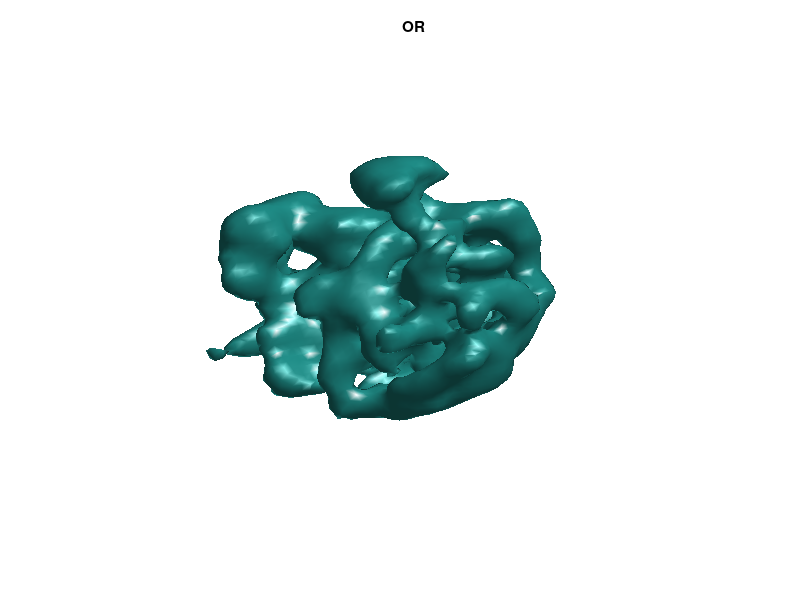

The MATLAB source for this figure: (Note: this script raises an error after producing the figure.)
%% Experiments with simulated noisy projection
clear; clc; close all



%% Generate simulated projections
% Generate 200 simulated projections of size 65x65.
% For simplicity, the projections are centered.
load cleanrib;
fname = 'cleanribw';
% volref = ReadMRC('emd_2834.map');
% fname = 'emd_2834';
figure;isosurface(real(volref),max(real(volref(:)))/6);axis off;%axis vis3d tight;
title('OR');
%  print('-djpeg',strcat('.././figsph/vol',fname,'ORG.jpg'));
 
% print('-djpeg',strcat('/home/panh/panhuan/aspirev013org/aspirev013org/abinitio/C1/LUD_new/figsph/vol',fname,'ORG.jpg'));
fp = fopen('test_Rest_rib.txt','a+');

n = size(volref,1)
n1 = 129;  % n = 65;129 137%
V = NewSizeVol(volref,n1);
volref1 = V;

for K = [500, 1000, 2000]
for SNR = [1, 1/2, 1/4,1/8,1/16,1/32]
    %SNR=1000; % No noise
    %[projs,noisy_projs,~,ref_rot]=cryo_gen_projections(n,K,SNR);
    
    a          = qrand(K);    %
    ref_rot    = q_to_rot(a); %quat2rotm(a);
    A     = OpNufft3D(ref_rot,n); % projection operatorz
    projs = A * volref;
    
    % figure;viewstack(projs,5,5); % Show some noisy projections
    [noisy_projs, sigma] = ProjAddNoise(projs, SNR);
        upbound = sum(sigma(:).^2)*n*n;     % eta: the sum of the variance of the noise
        eta0    = sum(noisy_projs(:).*conj(noisy_projs(:)));
%         erra = norm(noisy_projs(:)-projs(:))^2;
%         err_b = abs(erra-upbound)/norm(noisy_projs(:));
%     
    % figure;viewstack(noisy_projs,5,5); % Show some noisy projections
 %%    
    
    A1     = OpNufft3D(ref_rot,n1);
    projs1 = A1 * volref1;
    [noisy_projs1, sigma1] = ProjAddNoise(projs1, SNR);
    masked_r = 45;
    masked_projs=mask_fuzzy(noisy_projs1,masked_r); % Applly circular mask
    % figure;viewstack(masked_projs,5,5); % Show some noisy projections
    % Compute polar Fourier transform, using radial resolution n_r and angular
    % resolution n_theta. n_theta is the same as above.
    n_theta = 72; %360;%72
    n_r = n;     %100;    %33
    [npf,sampling_freqs]=cryo_pft(masked_projs,n_r,n_theta,'single');  % take Fourier transform of projections
    
    % Find common lines from projections
    max_shift=0;
    shift_step=1;
    common_lines_matrix = commonlines_gaussian(npf,max_shift,shift_step);
    C = clstack2C( common_lines_matrix,n_theta );
    % Find reference common lines and compare
    % [ref_clstack,~]=clmatrix_cheat_qq(ref_rot,n_theta);
    [ref_clstack,~]=clmatrix_cheat(ref_rot,n_theta);
    % cheack common lines accurate rate
    p = comparecl( common_lines_matrix, ref_clstack, n_theta, 10 );
    fprintf('Percentage of correct common lines: %f%%\n\n',p*100);
    
    

    %% 2- Projection gradient Methods(PGM) for est_rotmatrix
    %profile off; profile on;
    
    % 2.1 PGM for LS model
    k = 1;
    tic;
    est_rots = R_PG_p2q2(C, ref_rot);
    Time(k) = toc;
    [GradRI,ObjFunI(k), BI] = FunCostAndGradp2q2(est_rots(:,1:2,:),C(1:2,:,:));
    [MSEs(k),est_inv_rots, err]= check_MSE(est_rots, ref_rot);
   
    rotmatricesinv = permute(est_inv_rots, [2 1 3]);
    A     = OpNufft3D(rotmatricesinv,n);%% back projection operator
    back_projs = A' * noisy_projs;  % back projection
    Toepker    = compkernel(A);
    ToepCirEig = CryoEMToeplitz2CirEig(Toepker); % compute kernel eigenvalue of Toeplitz matrix
    T       = @(x)(CryoEMToeplitzXvol(ToepCirEig,x)); %(A'A)*x
       
    V_p2q2 = CryoEM_Tik_adapt(T,back_projs,upbound,eta0);
%     fprintf(fp,'The RE of PGLS is %f.\n',norm(V_p2q2(:)-volref(:))/norm(volref(:)));
    Err_v(k) = norm(volref(:) - real(V_p2q2(:)))/norm(volref(:));
    figure;isosurface(real(V_p2q2),max(real(V_p2q2(:)))/5);axis off;%title('R2BLSPGp2q2');
%      print('-djpeg',strcat('./figsph/vol',fname,num2str(K),num2str(1./SNR),'PGMp2q2.jpg'));
    
    
    % 2.2- PGM for LUD model
    k = 2;
    tic;
    est_rots = R_PG_p2q1(C, ref_rot);
    Time(k) = toc;
    [MSEs(k),est_inv_rots, err]= check_MSE(est_rots, ref_rot);
    [GradRI,ObjFunI(k), BI] = FunCostAndGradp2q1(est_rots(:,1:2,:),C(1:2,:,:));
    
     rotmatricesinv = permute(est_inv_rots, [2 1 3]);
    A     = OpNufft3D(rotmatricesinv,n);%% back projection operator
    back_projs = A' * noisy_projs;  % back projection
    Toepker    = compkernel(A);
    ToepCirEig = CryoEMToeplitz2CirEig(Toepker); % compute kernel eigenvalue of Toeplitz matrix
    T       = @(x)(CryoEMToeplitzXvol(ToepCirEig,x)); %(A'A)*x
       
    V_p2q1 = CryoEM_Tik_adapt(T,back_projs,upbound,eta0);
    Err_v(k) = norm(volref(:) - real(V_p2q1(:)))/norm(volref(:));
    figure;isosurface(real(V_p2q1),max(real(V_p2q1(:)))/5);axis off;%title('R2BLSPGp2q2');%axis vis3d tight;
%     print('-djpeg',strcat('./figsph/vol',fname,num2str(K),num2str(1./SNR),'PGMp2q1.jpg'));
    
    
    %% 3 Manifold Proximal Gradient method (ManPGM)
    % 3.1- ManPGM for LS model
    k = 3;
    Param.MaxIter = 500;
    Param.RefRot = ref_rot;
    tic;
    est_rots = ManProxGradp2q2(C,Param);
    Time(k) = toc;
    [MSEs(k),est_inv_rots, err]= check_MSE(est_rots, ref_rot);
    [GradRI,ObjFunI(k), BI] = FunCostAndGradp2q1(est_rots(:,1:2,:),C(1:2,:,:));
    
     rotmatricesinv = permute(est_inv_rots, [2 1 3]);
    A     = OpNufft3D(rotmatricesinv,n);%% back projection operator
    back_projs = A' * noisy_projs;  % back projection
    Toepker    = compkernel(A);
    ToepCirEig = CryoEMToeplitz2CirEig(Toepker); % compute kernel eigenvalue of Toeplitz matrix
    T       = @(x)(CryoEMToeplitzXvol(ToepCirEig,x)); %(A'A)*x
       
    V_Mp2q2 = CryoEM_Tik_adapt(T,back_projs,upbound,eta0);
    
    Err_v(k) = norm(volref(:) - real(V_Mp2q2(:)))/norm(volref(:));
    figure;isosurface(real(V_Mp2q2),max(real(V_Mp2q2(:)))/5);axis off;%title('R2BLSPGp2q2');
    %axis vis3d tight;
%     print('-djpeg',strcat('./figsph/vol',fname,num2str(K),num2str(1./SNR),'MPGMp2q2.jpg'));
    
    % 3.2- ManPGM for LUD model
    k = 4;
    Param.MaxIter = 500;
    Param.RefRot = ref_rot;
    tic;
    est_rots = ManProxGradp2q1(C,Param);
    Time(k) = toc;
    [MSEs(k),est_inv_rots, err]= check_MSE(est_rots, ref_rot);
    [GradRI,ObjFunI(k), BI] = FunCostAndGradp2q1(est_rots(:,1:2,:),C(1:2,:,:));
    
    rotmatricesinv = permute(est_inv_rots, [2 1 3]);
    A     = OpNufft3D(rotmatricesinv,n);%% back projection operator
    back_projs = A' * noisy_projs;  % back projection
    Toepker    = compkernel(A);
    ToepCirEig = CryoEMToeplitz2CirEig(Toepker); % compute kernel eigenvalue of Toeplitz matrix
    T       = @(x)(CryoEMToeplitzXvol(ToepCirEig,x)); %(A'A)*x
       
    V_Mp2q1 = CryoEM_Tik_adapt(T,back_projs,upbound,eta0);
    
    Err_v(k) = norm(volref(:) - real(V_Mp2q1(:)))/norm(volref(:));
    figure;isosurface(real(V_Mp2q1),max(real(V_Mp2q1(:)))/5);axis off;%title('R2BLSPGp2q2');
    %axis vis3d tight;
%     print('-djpeg',strcat('./figsph/vol',fname,num2str(K),num2str(1./SNR),'MPGMp2q1.jpg'));
    
    % 3.3- ManPGM for LUD model based on Adative step
    % k = 5;
    % Param.MaxIter = 500;
    % Param.RefRot = ref_rot;
    % tic;
    % est_rots = ManPG_Ada_p2q1(C,Param);
    % Time(k) = toc
    % [MSEs(k),est_inv_rots, err]= check_MSE(est_rots, ref_rot);
    % [GradRI,ObjFunI(k), BI] = FunCostAndGradp2q1(est_rots(:,1:2,:),C(1:2,:,:));
    % fprintf('Reconstruction projections  from clean centered projections \n');
    % [ V_MAp2q1, v_b, kernel, err, iter, flag] = recon3d_firm(projs,est_inv_rots,[], 1e-4, 500, zeros(n,n,n));
    % Err_v(k) = norm(volref(:) - real(V_MAp2q1(:)))/norm(volref(:));
    % figure;isosurface(real(V_MAp2q1),max(real(V_MAp2q1(:)))/5);axis off;%title('R2BLSPGp2q2');
    % axis off;%axis vis3d tight;
    % print('-djpeg',strcat('./figsph/vol',fname,num2str(K),num2str(1./SNR),'MAPGMp2q1.jpg'));
    
    
    fprintf(fp,'-----------------------------------------\n')
    fprintf(fp,'SNR = %.3f, K = %d, L = %d, pp = %.3f\n', SNR, K, n_theta, p);
    fprintf(fp, 'Exp   Method      MSE     Time   Err_v    Obj \n')
    fprintf(fp,'-------------------------------------------------\n')
    fprintf(fp,'  1   R_PG_p2q2   %1.4f  %6.2f  %6.3f  %.1f\n',   MSEs(1),  Time(1),  Err_v(1), ObjFunI(1));
    fprintf(fp,'  2   R_PG_p2q1   %1.4f  %6.2f  %6.3f  %.1f\n',   MSEs(2),  Time(2),  Err_v(2), ObjFunI(2));
    fprintf(fp,'  3   R_MPG_p2q2  %1.4f  %6.2f  %6.3f  %.1f\n',   MSEs(3),  Time(3),  Err_v(3), ObjFunI(3));
    fprintf(fp,'  4   R_MPG_p2q1  %1.4f  %6.2f  %6.3f  %.1f\n',   MSEs(4),  Time(4),  Err_v(4), ObjFunI(4));
    %fprintf(fp,'  4   R2_MPGA_p2q1   %1.4f  %6.2f  %6.3f  %.1f\n',   MSEs(4),  Time(4), ObjFunI(1), ObjFunI(4));
    fprintf(fp,'-------------------------------------------------\n')
    
    
    %% 4 @Wang lanhui and A.mit Singer's Methods
    
    % 4.1- SDP for LS model
    k = 1;
    pars.alpha = 0;
    tic;
    est_inv_rots = est_orientations_LS(common_lines_matrix, n_theta);
    Time(k) = toc;
    [MSEs(k), est_inv_rots]= check_MSE(est_inv_rots, ref_rot);
    [GradRI,ObjFunI(k)] = FunCostAndGradp2q2(est_inv_rots(:,1:2,:),C(1:2,:,:));

      rotmatricesinv = permute(est_inv_rots, [2 1 3]);
    A     = OpNufft3D(rotmatricesinv,n);%% back projection operator
    back_projs = A' * noisy_projs;  % back projection
    Toepker    = compkernel(A);
    ToepCirEig = CryoEMToeplitz2CirEig(Toepker); % compute kernel eigenvalue of Toeplitz matrix
    T       = @(x)(CryoEMToeplitzXvol(ToepCirEig,x)); %(A'A)*x
       
    v_LS = CryoEM_Tik_adapt(T,back_projs,upbound,eta0);
    
    Err_v(k) = norm(volref(:) - real(v_LS(:)))/norm(volref(:));
    figure;isosurface(real(v_LS),max(real(v_LS(:)))/5);axis off;%axis vis3d tight;%title('LSc');
%     print('-djpeg',strcat('./figsph/vol',fname,num2str(K),num2str(1./SNR),'LS.jpg'));
    
    
    % 4.2- ADMMM for LUD model
    k=2;
    tic;
    est_inv_rots = est_orientations_LUD(common_lines_matrix,n_theta);
    Time(k) = toc;
    [MSEs(k), est_inv_rots]= check_MSE(est_inv_rots, ref_rot);
    [GradRI,ObjFunI(k), BI] = FunCostAndGradp2q1(est_inv_rots(:,1:2,:),C(1:2,:,:));

     rotmatricesinv = permute(est_inv_rots, [2 1 3]);
    A     = OpNufft3D(rotmatricesinv,n);%% back projection operator
    back_projs = A' * noisy_projs;  % back projection
    Toepker    = compkernel(A);
    ToepCirEig = CryoEMToeplitz2CirEig(Toepker); % compute kernel eigenvalue of Toeplitz matrix
    T       = @(x)(CryoEMToeplitzXvol(ToepCirEig,x)); %(A'A)*x
       
    v_LUDADMM = CryoEM_Tik_adapt(T,back_projs,upbound,eta0);
    
    Err_v(k) = norm(volref(:) - real(v_LUDADMM(:)))/norm(volref(:));
    figure;isosurface(real(v_LUDADMM),max(real(v_LUDADMM(:)))/5);axis off;%axis vis3d tight;title('ADMM');
%     print('-djpeg',strcat('./figsph/vol',fname,num2str(K),num2str(1./SNR),'LUD.jpg'));
    
    
    % 4.3- SDP for IRLS model
    k= 3;
    pars.solver = 'IRLS';
    tic;
    est_inv_rots = est_orientations_LUD(common_lines_matrix,n_theta, pars);
    Time(k) = toc;
    [MSEs(k), est_inv_rots] = check_MSE(est_inv_rots, ref_rot);
    [GradRI,ObjFunI(k), BI] = FunCostAndGradp2q1(est_inv_rots(:,1:2,:),C(1:2,:,:));

     rotmatricesinv = permute(est_inv_rots, [2 1 3]);
    A     = OpNufft3D(rotmatricesinv,n);%% back projection operator
    back_projs = A' * noisy_projs;  % back projection
    Toepker    = compkernel(A);
    ToepCirEig = CryoEMToeplitz2CirEig(Toepker); % compute kernel eigenvalue of Toeplitz matrix
    T       = @(x)(CryoEMToeplitzXvol(ToepCirEig,x)); %(A'A)*x
       
    v_IRLS = CryoEM_Tik_adapt(T,back_projs,upbound,eta0);
    
    Err_v(k) = norm(volref(:) - real(v_IRLS(:)))/norm(volref(:));
    figure;isosurface(real(v_IRLS),max(real(v_IRLS(:)))/5);axis off;%axis vis3d tight;%title('IRLSc');
%     print('-djpeg',strcat('./figsph/vol',fname,num2str(K),num2str(1./SNR),'IRLS.jpg'));
    
    
%     %% with spectral norm constraint
%     
%     % 4.4- ADMM for LS model
%     k = 4;
%     pars.alpha = 2/3;
%     tic;
%     est_inv_rots = est_orientations_LS(common_lines_matrix, n_theta, pars);
%     Time(k) = toc;
%     [MSEs(k), est_inv_rots]= check_MSE(est_inv_rots, ref_rot);
%     [GradRI,ObjFunI(k)] = FunCostAndGradp2q2(est_inv_rots(:,1:2,:),C(1:2,:,:));
%     [ v_LSc, v_b, kernel ,err, iter, flag] = recon3d_firm(noisy_projs,est_inv_rots,[], 1e-4, 500, zeros(n,n,n));
%     Err_v(k) = norm(volref(:) - real(v_LSc(:)))/norm(volref(:));
%     figure;isosurface(real(v_LSc),max(real(v_LSc(:)))/5);axis off;%axis vis3d tight;%title('LSc');
%     print('-djpeg',strcat('./figsph/vol',fname,num2str(K),num2str(1./SNR),'LSc.jpg'));
%     
%     
%     % 4.5- ADMM for LUD model
%     k = 5;
%     pars.alpha = 2/3;
%     pars.solver = 'ADMM';
%     tic;
%     est_inv_rots = est_orientations_LUD(common_lines_matrix,n_theta, pars);
%     Time(k) = toc;
%     [MSEs(k), est_inv_rots] = check_MSE(est_inv_rots, ref_rot);
%     [GradRI,ObjFunI(k), BI] = FunCostAndGradp2q1(est_inv_rots(:,1:2,:),C(1:2,:,:));
%     [ v_LUDADMMc, v_b, kernel ,err, iter, flag] = recon3d_firm(noisy_projs,est_inv_rots,[], 1e-4, 500, zeros(n,n,n));
%     Err_v(k)= norm(volref(:) - real(v_LUDADMMc(:)))/norm(volref(:));
%     figure;isosurface(real(v_LUDADMMc),max(real(v_LUDADMMc(:)))/5);axis off;%axis vis3d tight;
%     %title('ADMMc');
%     print('-djpeg',strcat('./figsph/vol',fname,num2str(K),num2str(1./SNR),'LUDc.jpg'));
%     
%     
%     % 4.6- ADMM for IRLS model
%     k= 6;
%     pars.solver = 'IRLS';
%     pars.alpha = 2/3;
%     tic;
%     est_inv_rots = est_orientations_LUD(common_lines_matrix,n_theta, pars);
%     Time(k) = toc;
%     [MSEs(k), est_inv_rots] = check_MSE(est_inv_rots, ref_rot);
%     [GradRI,ObjFunI(k), BI] = FunCostAndGradp2q1(est_inv_rots(:,1:2,:),C(1:2,:,:));
%     [ v_IRLSc, v_b, kernel ,err, iter, flag] = recon3d_firm(noisy_projs,est_inv_rots,[], 1e-4, 500, zeros(n,n,n));
%     Err_v(k) = norm(volref(:) - real(v_IRLSc(:)))/norm(volref(:));
%     figure;isosurface(real(v_IRLSc),max(real(v_IRLSc(:)))/6);axis off;%axis vis3d tight;%title('IRLSc');
%     print('-djpeg',strcat('./figsph/vol',fname,num2str(K),num2str(1./SNR),'IRLSc.jpg'));
%     
    
    %% Print the MSEs and cost time of the results
    fprintf(fp,'SNR = %.3f,K = %d,masked_r = %d, pp = %.3f \n',SNR, K,masked_r, p);
    fprintf(fp, 'Exp  Method   MSE   Time     Err_v    Obj \n');
    fprintf(fp,'-----------------------------------------\n')
    fprintf(fp,'  1    LS  %1.4f  %1.2f   %6.2f  %.1f\n',   MSEs(1),  Time(1),Err_v(1),ObjFunI(1));
    fprintf(fp,'  2   LUD  %1.4f  %1.2f   %6.2f  %.1f\n',   MSEs(2),  Time(2),Err_v(2),ObjFunI(2));
    fprintf(fp,'  3  IRLS  %1.4f  %1.2f   %6.2f  %.1f\n',   MSEs(3),  Time(3),Err_v(3),ObjFunI(3));
%     fprintf(fp,'  4   LSc  %1.4f  %1.2f   %6.2f  %.1f\n',   MSEs(4),  Time(4),Err_v(4),ObjFunI(4));
%     fprintf(fp,'  5  LUDc  %1.4f  %1.2f   %6.2f  %.1f\n',   MSEs(5),  Time(5),Err_v(5),ObjFunI(5));
%     fprintf(fp,'  6 IRLSc  %1.4f  %1.2f   %6.2f  %.1f\n',   MSEs(6),  Time(6),Err_v(6),ObjFunI(6));
%     fprintf(fp,'-------------------------------------------\n')
%     
    
    
    [FSC_p2q2, spatialFrequency, meanIntensity] = FourierShellCorrelate(V_p2q2,volref,n,n);
    [FSC_p2q1, spatialFrequency, meanIntensity] = FourierShellCorrelate(V_p2q1,volref,n,n);
    [FSC_Mp2q2, spatialFrequency, meanIntensity] = FourierShellCorrelate(V_Mp2q2,volref,n,n);
    [FSC_Mp2q1, spatialFrequency, meanIntensity] = FourierShellCorrelate(V_Mp2q1,volref,n,n);
    [FSC_LS, spatialFrequency, meanIntensity] = FourierShellCorrelate(v_LS,volref,n,n);
    [FSC_LUD, spatialFrequency, meanIntensity] = FourierShellCorrelate(v_LUDADMM,volref,n,n);
    [FSC_IRLS, spatialFrequency, meanIntensity] = FourierShellCorrelate(v_IRLS,volref,n,n);
    
    % [FSC_LSc, spatialFrequency, meanIntensity] = FourierShellCorrelate(v_LSc,volref,n,n);
    % [FSC_LUDc, spatialFrequency, meanIntensity] = FourierShellCorrelate(v_LUDADMMc,volref,n,n);
    % [FSC_IRLSc, spatialFrequency, meanIntensity] = FourierShellCorrelate(v_IRLSc,volref,n,n);
    % %[FSC_eig, spatialFrequency, meanIntensity] = FourierShellCorrelate(v_eig,volref,n,n);
    
    
    figure;
    tick_spacing = 1;
    plot(FSC_p2q2,'b','LineWidth',2);hold on
    plot(FSC_Mp2q2,'r--','LineWidth',2);hold on
    plot(FSC_LS,'g--','LineWidth',2);hold on ;
    
    plot(FSC_p2q1,'b--','LineWidth',2);hold on
    plot(FSC_Mp2q1,'g','LineWidth',2);hold on
    plot(FSC_LUD,'c','LineWidth',2);hold on ;
    plot(FSC_IRLS,' k--','LineWidth',2);  hold on ;
    
    % plot(FSC_LSc,'g--','LineWidth',2);hold on ;
    % plot(FSC_LUDc,'c','LineWidth',2);  hold on ;
    % plot(FSC_IRLSc,'r--','LineWidth',2);  hold on ;
    % plot(FSC_eig,'y','LineWidth',2);
    %ylim([0 0.1]); %
    xlim([1 n/2])
    ylim([-0.2 1])
    %set(gca,'YTick',[0,0.143,0.5,1])
    set(gca,'YTick',[-0.2,0,0.2,0.4,0.6, 0.8,1])
    f_ind_s = num2str([0:0.1:0.5]');
    set(gca,'XTickLabel',f_ind_s);
    ylabel('FSC');
    xlabel('Spatial frequency (1/pixel size)')
    grid on
    legend('PGp2q2','PGMp2q2','LS','PGp2q1','PGMp2q1','LUD','IRLS'); set(gca, 'FontSize',18);
%     print('-dpng',strcat('./figsph/vol',fname,num2str(1/SNR),num2str(K),'FSC'));
    
    
    figure;
    tick_spacing = 1;
    plot(FSC_p2q2,'b','LineWidth',2);hold on
    plot(FSC_Mp2q2,'r--','LineWidth',2);hold on
    plot(FSC_LS,'g--','LineWidth',2);
    xlim([1 n/2])
    ylim([-0.2 1])
    %set(gca,'YTick',[0,0.143,0.5,1])
    set(gca,'YTick',[-0.2,0,0.2,0.4,0.6, 0.8,1])
    f_ind_s = num2str([0:0.1:0.5]');
    set(gca,'XTickLabel',f_ind_s);
    ylabel('FSC');
    xlabel('Spatial frequency (1/pixel size)')
    grid on
    legend('PGp2q2','PGMp2q2','LS'); set(gca, 'FontSize',18);
    print('-dpng',strcat('./figsph/vol',fname,num2str(1/SNR),num2str(K),'FSCLS'));
    
    
    figure;
    tick_spacing = 1;
    plot(FSC_p2q1,'b--','LineWidth',2);hold on
    plot(FSC_Mp2q1,'g','LineWidth',2);hold on
    plot(FSC_LUD,'c','LineWidth',2);hold on ;
    plot(FSC_IRLS,' k--','LineWidth',2);
    
    xlim([1 n/2]) ;
    ylim([-0.2 1]);
    %set(gca,'YTick',[0,0.143,0.5,1])
    set(gca,'YTick',[-0.2,0,0.2,0.4,0.6, 0.8,1])
    f_ind_s = num2str([0:0.1:0.5]');
    set(gca,'XTickLabel',f_ind_s);
    ylabel('FSC');
    xlabel('Spatial frequency (1/pixel size)')
    grid on
    legend('PGp2q1','PGMp2q1','LUD','IRLS'); set(gca, 'FontSize',18);
    print('-dpng',strcat('./figsph/vol',fname,num2str(1/SNR),num2str(K),'FSCLUD'));
    
end
end
